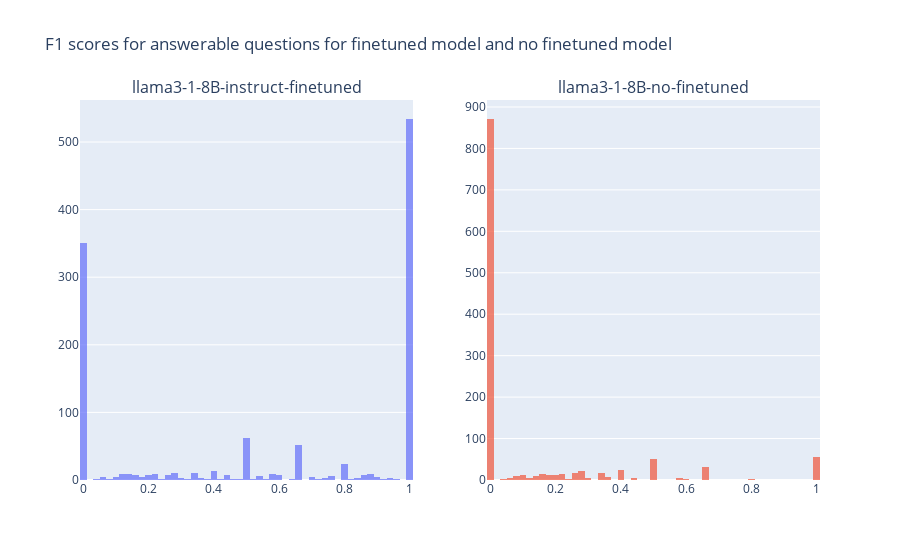

Notebook cell for this chart:
### Code cell
import plotly.express as px
import plotly.graph_objects as go
from plotly.subplots import make_subplots

f1_scores_finetuned = perf_finetuned_answerable['f1_scores']
f1_scores_no_finetune = perf_non_finetune_answerable['f1_scores']

fig = make_subplots(rows=1, cols=2, subplot_titles=['llama3-1-8B-instruct-finetuned', 'llama3-1-8B-no-finetuned'])

fig.add_trace(
    go.Histogram(x=f1_scores_finetuned, nbinsx=100, opacity=0.7, name='Finetuned'),
    row=1, col=1
)
fig.add_trace(
    go.Histogram(x=f1_scores_no_finetune, nbinsx=100, opacity=0.7, name='No finetuned'),
    row=1, col=2
)

fig.update_layout(showlegend=False)
fig.update_layout(title='F1 scores for answerable questions for finetuned model and no finetuned model')
fig.show()

import os
current_dir = os.getcwd()
if current_dir.endswith("week_4_5") or current_dir.endswith("code"):
    os.chdir("..")
    print(os.getcwd())
else:
    print("current dir", current_dir)
    
    
fig.write_image('plots/week_41_f1_scores_answerable.png')

### Figure 1 — Plotly figure (JSON) as saved in the notebook; plotly's stock layout.template omitted (floating-point values rounded to 4 significant figures; data arrays with more than 128 entries replaced by an {"elided": "..."} marker saying what was removed)
{"data": [{"name": "Finetuned", "nbinsx": 100, "opacity": 0.7, "type": "histogram", "x": {"elided": "1220 float values"}, "xaxis": "x", "yaxis": "y"}, {"name": "No finetuned", "nbinsx": 100, "opacity": 0.7, "type": "histogram", "x": {"elided": "1220 float values"}, "xaxis": "x2", "yaxis": "y2"}], "layout": {"annotations": [{"font": {"size": 16}, "showarrow": false, "text": "llama3-1-8B-instruct-finetuned", "x": 0.225, "xanchor": "center", "xref": "paper", "y": 1, "yanchor": "bottom", "yref": "paper"}, {"font": {"size": 16}, "showarrow": false, "text": "llama3-1-8B-no-finetuned", "x": 0.775, "xanchor": "center", "xref": "paper", "y": 1, "yanchor": "bottom", "yref": "paper"}], "showlegend": false, "title": {"text": "F1 scores for answerable questions for finetuned model and no finetuned model"}, "xaxis": {"anchor": "y", "domain": [0, 0.45]}, "xaxis2": {"anchor": "y2", "domain": [0.55, 1]}, "yaxis": {"anchor": "x", "domain": [0, 1]}, "yaxis2": {"anchor": "x2", "domain": [0, 1]}}}
